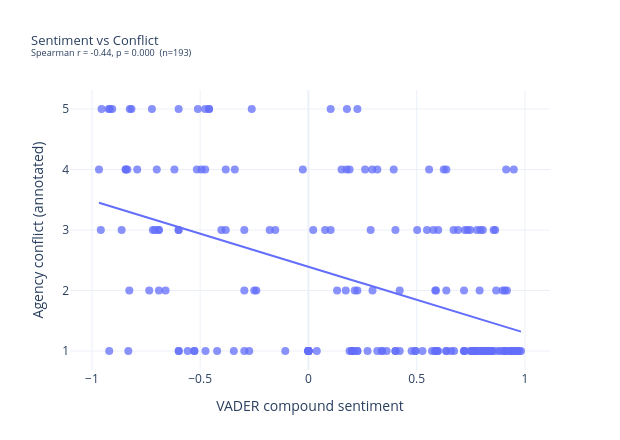
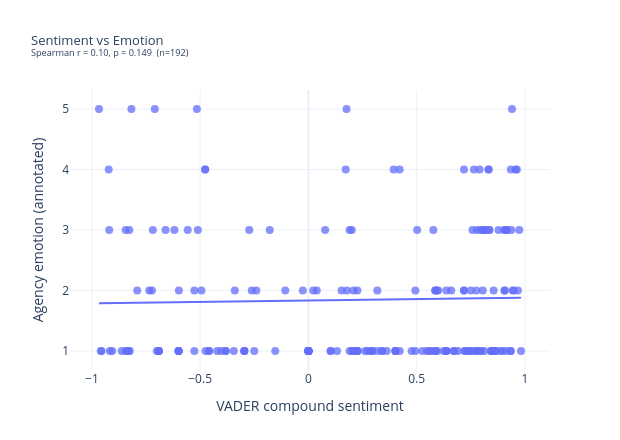

Notebook code cell kept with these figures, in order:
### Markdown cell above
## 2. Theory-Driven Correlations

### 2a. Sentiment × Agency Conflict & Emotion

### Code cell
plotly_scatter(ann_df,
    'sentiment_compound', 'agency_conflict',
    'VADER compound sentiment', 'Agency conflict (annotated)',
    'Sentiment vs Conflict')

plotly_scatter(ann_df,
    'sentiment_compound', 'agency_emotion',
    'VADER compound sentiment', 'Agency emotion (annotated)',
    'Sentiment vs Emotion')

### Figure 1 — Plotly figure (JSON) as saved in the notebook; plotly's stock layout.template omitted (floating-point values rounded to 4 significant figures; data arrays with more than 128 entries replaced by an {"elided": "..."} marker saying what was removed)
{"data": [{"customdata": {"elided": "193x3 str values"}, "hovertemplate": "<b>%{customdata[0]}</b><br>source: %{customdata[1]}<br>VADER compound sentiment: %{x:.3f}<br>Agency conflict (annotated): %{y}<br><br>%{customdata[2]}<extra></extra>", "legendgroup": "", "marker": {"color": "#636efa", "opacity": 0.75, "size": 8, "symbol": "circle"}, "mode": "markers", "name": "", "orientation": "v", "showlegend": false, "type": "scatter", "x": {"elided": "193 float values"}, "xaxis": "x", "y": {"elided": "193 int values"}, "yaxis": "y"}, {"hovertemplate": "<b>OLS trendline</b><br>agency_conflict = -1.09238 * sentiment_compound + 2.39266<br>R<sup>2</sup>=0.223305<br><br>VADER compound sentiment=%{x}<br>Agency conflict (annotated)=%{y} <b>(trend)</b><extra></extra>", "legendgroup": "", "marker": {"color": "#636efa", "symbol": "circle"}, "mode": "lines", "name": "", "showlegend": false, "type": "scatter", "x": {"elided": "193 float values"}, "xaxis": "x", "y": {"elided": "193 float values"}, "yaxis": "y"}], "layout": {"height": 440, "hoverlabel": {"font": {"size": 12}, "namelength": -1}, "legend": {"tracegroupgap": 0}, "margin": {"b": 70, "l": 70, "r": 70, "t": 90}, "title": {"font": {"size": 13}, "text": "Sentiment vs Conflict<br><sup>Spearman r = -0.44, p = 0.000  (n=193)</sup>"}, "width": 620, "xaxis": {"anchor": "y", "domain": [0, 1], "title": {"text": "VADER compound sentiment"}}, "yaxis": {"anchor": "x", "domain": [0, 1], "title": {"text": "Agency conflict (annotated)"}}}}

### Figure 2 — Plotly figure (JSON) as saved in the notebook; plotly's stock layout.template omitted (floating-point values rounded to 4 significant figures; data arrays with more than 128 entries replaced by an {"elided": "..."} marker saying what was removed)
{"data": [{"customdata": {"elided": "192x3 str values"}, "hovertemplate": "<b>%{customdata[0]}</b><br>source: %{customdata[1]}<br>VADER compound sentiment: %{x:.3f}<br>Agency emotion (annotated): %{y}<br><br>%{customdata[2]}<extra></extra>", "legendgroup": "", "marker": {"color": "#636efa", "opacity": 0.75, "size": 8, "symbol": "circle"}, "mode": "markers", "name": "", "orientation": "v", "showlegend": false, "type": "scatter", "x": {"elided": "192 float values"}, "xaxis": "x", "y": {"elided": "192 float values"}, "yaxis": "y"}, {"hovertemplate": "<b>OLS trendline</b><br>agency_emotion = 0.0463956 * sentiment_compound + 1.83421<br>R<sup>2</sup>=0.000614<br><br>VADER compound sentiment=%{x}<br>Agency emotion (annotated)=%{y} <b>(trend)</b><extra></extra>", "legendgroup": "", "marker": {"color": "#636efa", "symbol": "circle"}, "mode": "lines", "name": "", "showlegend": false, "type": "scatter", "x": {"elided": "192 float values"}, "xaxis": "x", "y": {"elided": "192 float values"}, "yaxis": "y"}], "layout": {"height": 440, "hoverlabel": {"font": {"size": 12}, "namelength": -1}, "legend": {"tracegroupgap": 0}, "margin": {"b": 70, "l": 70, "r": 70, "t": 90}, "title": {"font": {"size": 13}, "text": "Sentiment vs Emotion<br><sup>Spearman r = 0.10, p = 0.149  (n=192)</sup>"}, "width": 620, "xaxis": {"anchor": "y", "domain": [0, 1], "title": {"text": "VADER compound sentiment"}}, "yaxis": {"anchor": "x", "domain": [0, 1], "title": {"text": "Agency emotion (annotated)"}}}}
